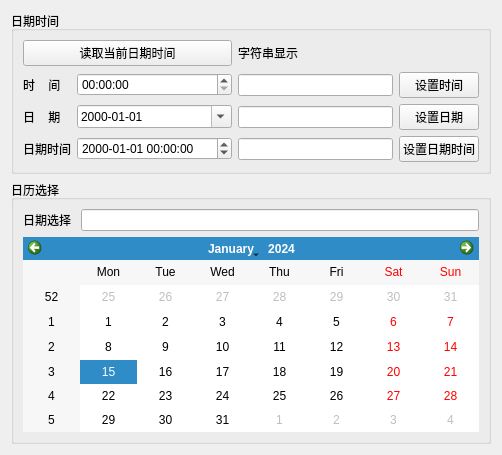
<?xml version="1.0" encoding="UTF-8"?>
<ui version="4.0">
 <class>Widget</class>
 <widget class="QWidget" name="Widget">
  <property name="geometry">
   <rect>
    <x>0</x>
    <y>0</y>
    <width>502</width>
    <height>455</height>
   </rect>
  </property>
  <property name="windowTitle">
   <string>日期时间</string>
  </property>
  <layout class="QVBoxLayout" name="verticalLayout">
   <item>
    <widget class="QGroupBox" name="groupBox">
     <property name="title">
      <string>日期时间</string>
     </property>
     <layout class="QGridLayout" name="gridLayout">
      <item row="0" column="0" colspan="2">
       <widget class="QPushButton" name="btnGetDatetime">
        <property name="text">
         <string>读取当前日期时间</string>
        </property>
       </widget>
      </item>
      <item row="0" column="2" colspan="2">
       <widget class="QLabel" name="label">
        <property name="text">
         <string>字符串显示</string>
        </property>
       </widget>
      </item>
      <item row="1" column="0">
       <widget class="QLabel" name="label_2">
        <property name="text">
         <string>时    间</string>
        </property>
       </widget>
      </item>
      <item row="1" column="1">
       <widget class="QTimeEdit" name="timeEdit">
        <property name="sizePolicy">
         <sizepolicy hsizetype="Minimum" vsizetype="Fixed">
          <horstretch>1</horstretch>
          <verstretch>0</verstretch>
         </sizepolicy>
        </property>
        <property name="displayFormat">
         <string>HH:mm:ss</string>
        </property>
       </widget>
      </item>
      <item row="1" column="2">
       <widget class="QLineEdit" name="lineEditTime">
        <property name="sizePolicy">
         <sizepolicy hsizetype="Expanding" vsizetype="Fixed">
          <horstretch>1</horstretch>
          <verstretch>0</verstretch>
         </sizepolicy>
        </property>
       </widget>
      </item>
      <item row="1" column="3">
       <widget class="QPushButton" name="btnSetTime">
        <property name="text">
         <string>设置时间</string>
        </property>
       </widget>
      </item>
      <item row="2" column="0">
       <widget class="QLabel" name="label_3">
        <property name="text">
         <string>日    期</string>
        </property>
       </widget>
      </item>
      <item row="2" column="1">
       <widget class="QDateEdit" name="dateEdit">
        <property name="displayFormat">
         <string>yyyy-MM-dd</string>
        </property>
        <property name="calendarPopup">
         <bool>true</bool>
        </property>
       </widget>
      </item>
      <item row="2" column="2">
       <widget class="QLineEdit" name="lineEditDate"/>
      </item>
      <item row="2" column="3">
       <widget class="QPushButton" name="btnSetDate">
        <property name="text">
         <string>设置日期</string>
        </property>
       </widget>
      </item>
      <item row="3" column="0">
       <widget class="QLabel" name="label_4">
        <property name="text">
         <string>日期时间</string>
        </property>
       </widget>
      </item>
      <item row="3" column="1">
       <widget class="QDateTimeEdit" name="dateTimeEdit">
        <property name="displayFormat">
         <string>yyyy-MM-dd HH:mm:ss</string>
        </property>
       </widget>
      </item>
      <item row="3" column="2">
       <widget class="QLineEdit" name="lineEditDatetime"/>
      </item>
      <item row="3" column="3">
       <widget class="QPushButton" name="btnSetDatetime">
        <property name="text">
         <string>设置日期时间</string>
        </property>
       </widget>
      </item>
     </layout>
    </widget>
   </item>
   <item>
    <widget class="QGroupBox" name="groupBox_2">
     <property name="title">
      <string>日历选择</string>
     </property>
     <layout class="QGridLayout" name="gridLayout_2">
      <item row="0" column="0">
       <widget class="QLabel" name="label_5">
        <property name="text">
         <string>日期选择 </string>
        </property>
       </widget>
      </item>
      <item row="0" column="1">
       <widget class="QLineEdit" name="lineEditSelectedDate"/>
      </item>
      <item row="1" column="0" colspan="2">
       <widget class="QCalendarWidget" name="calendarWidget"/>
      </item>
     </layout>
    </widget>
   </item>
  </layout>
 </widget>
 <resources/>
 <connections/>
</ui>
